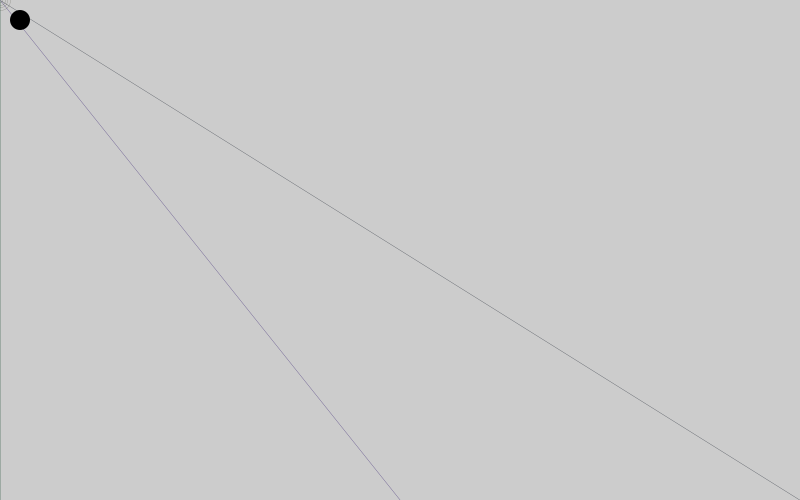
Frame 1 (no input)
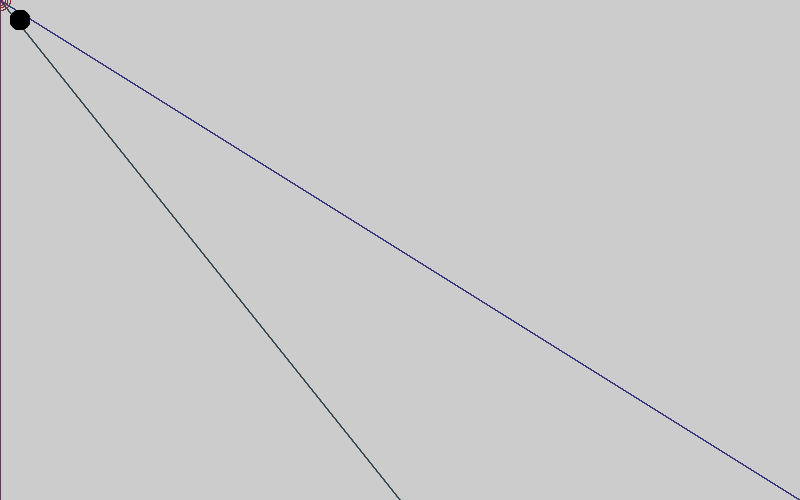
Frame 60 (the mouse pressed at the canvas centre just before this capture)
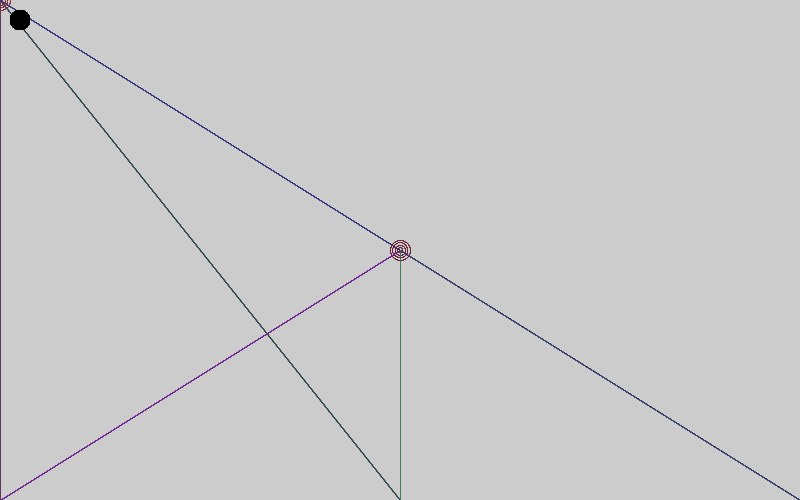
Frame 120 (the mouse held since frame 60 and released just before this capture)

The Processing sketch that drew these frames (run headless with seeded random() and noise(); from frame 60 on, the mouse is pressed at the canvas centre):

// Processing sketch: processing_139023
// ── processing_139023.pde



/*Project 1 : Due next week

  -connect and move three points in space
  *use conecpts in original ways
     -coordinates,shapes,color    |
     -variables,math              |
     -conditionals                |
     -forloops                    |    
     -//comments, on how it works |
     */




/*float xPos;
float yPos;
float speedX;
float speedY;
*/

void setup(){
  size (800,500);
  
/*  xPos = 10;
  yPos = 10;
  speedX = 5;
  speedY = 5;
 */
}



void draw(){
  

  
/*This is the code for the the lines that are connecting at the location 
of the mouse, you can move the lines anywhere on the screen. While moving the lines
theyeach change colors on a different hue scale*/
  strokeWeight(.3);
  stroke(random(0, 110),random(0, 200),random(0, 130));
  line(mouseX,mouseY,400,500);
  stroke(random(0, 190),random(0, 105),random(0, 200));
  line(mouseX,mouseY,0,500);
  stroke(random(0, 120),random(0, 110),random(0, 210));
  line(mouseX,mouseY,800,500);
  
  
  
  
/*This is the code for the looping circle at the end of the point from the three lines.
Like the lines this ellipse also follows the mouse whereever it goes, it also has a stroke
that changes hues in its own scale, seperate from the hue scales on the lines. */
  strokeWeight(.1);
  stroke(random(0, 220),random(0, 110),random(0, 100));
  noFill();
  for(int i = 0; i < 5; i++){
     ellipse(mouseX,mouseY,i*5,i*5);}
     
     
     
  
  
  
  
/*This code is for the black rectangle shape in the corner.
When hovering over the rectangle it is like wiping the screen clean of what was drawn by the
lines and ellipse. It changes the background white and when you are no longer over the rectangle
you can go back to drawing with the ellipse and lines, just like before. */
  if(mouseX>20 && mouseY>20 && mouseX<40 && mouseY<40){
    stroke(0);
    fill(0);
 ellipse(20,20,20,20);
 background(255);} 
 else{
   noStroke();
   fill(0);
    ellipse(20,20,20,20);}
  



}













/* This was a code for for "bouncing" shapes in the screen. There was three different
colored shapes two rectangle and an ellipse. As they bounced along the screen
they left behind a drawn texture folowing their course. The texture is in the form of the 
three different shapes.
 
 
 stroke(255);
fill(0);
   rect(xPos,yPos,50,50);
fill(150);
    rect(xPos,yPos,30,30);
fill(255);
  ellipse(xPos,yPos,10,10);
 
  xPos += speedX; //movement
  yPos += speedY;
  if (xPos>width){
    speedX *= -1;
  }
  if (yPos>height){
    speedY *= -1;
  }
  if(xPos < 0){
  speedX *= -1;
  }
  if(yPos < 0){
  speedY *= -1;
  }*/  
